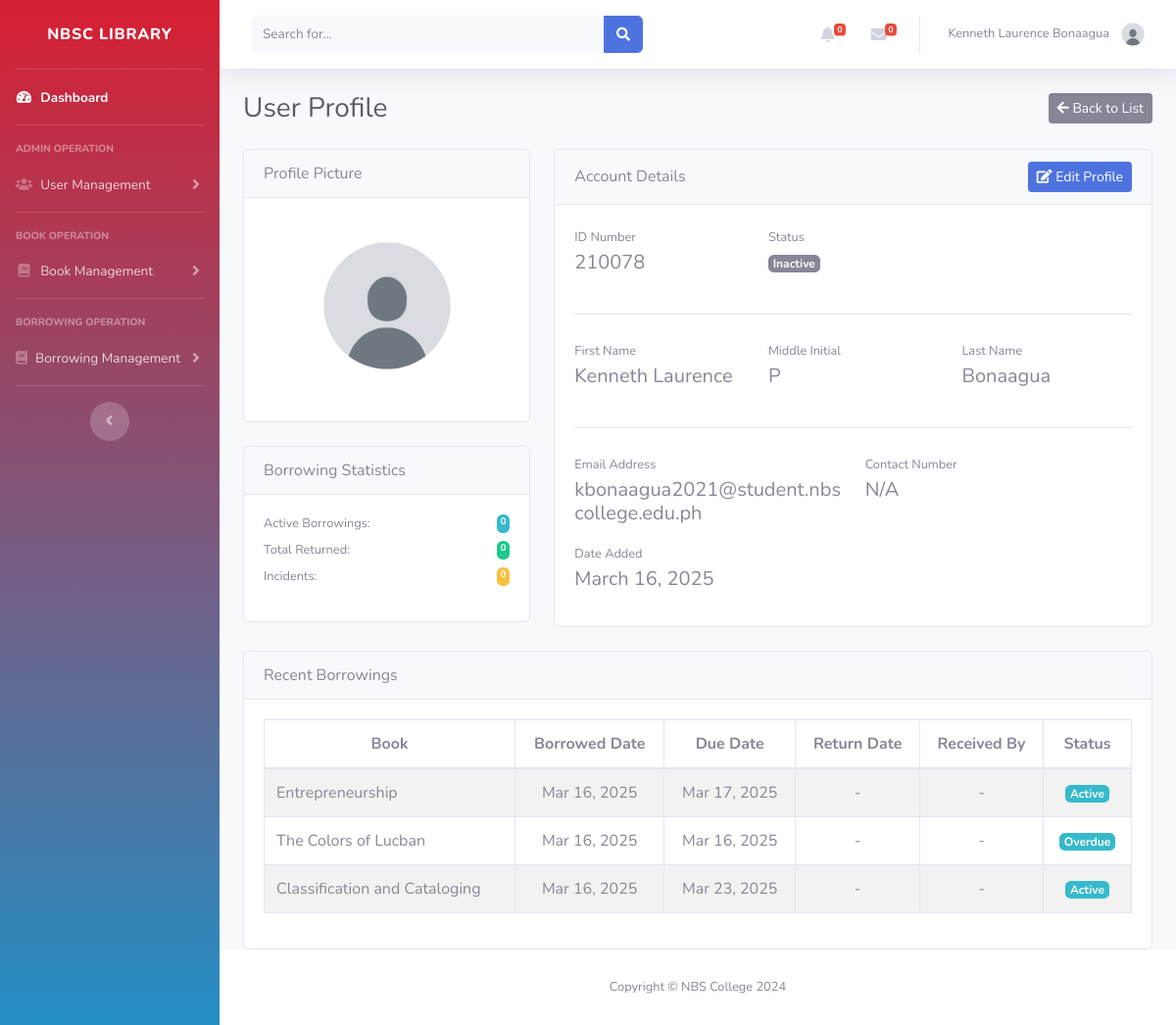
/Admin/view_user.php?id=7 (signed in), run on the app's committed database.
### tables this page shows
CREATE TABLE `users` (
  `id` int(11) NOT NULL,
  `school_id` int(11) DEFAULT NULL,
  `firstname` varchar(100) DEFAULT NULL,
  `middle_init` varchar(100) DEFAULT NULL,
  `lastname` varchar(100) DEFAULT NULL,
  `email` varchar(100) DEFAULT NULL,
  `password` varchar(100) DEFAULT NULL,
  `contact_no` varchar(100) DEFAULT NULL,
  `borrowed_books` int(225) NOT NULL DEFAULT 0,
  `returned_books` int(225) NOT NULL DEFAULT 0,
  `damaged_books` int(225) NOT NULL DEFAULT 0,
  `lost_books` int(225) NOT NULL DEFAULT 0,
  `user_image` varchar(100) DEFAULT NULL,
  `usertype` varchar(100) DEFAULT NULL,
  `address` varchar(100) DEFAULT NULL,
  `id_type` varchar(100) DEFAULT NULL,
  `id_image` varchar(100) DEFAULT NULL,
  `date_added` date DEFAULT NULL,
  `status` varchar(100) DEFAULT NULL,
  `last_update` date DEFAULT NULL
);

CREATE TABLE `borrowings` (
  `id` int(225) NOT NULL,
  `user_id` int(225) DEFAULT NULL,
  `book_id` int(225) DEFAULT NULL,
  `status` varchar(100) DEFAULT NULL,
  `issue_date` date DEFAULT NULL,
  `issued_by` int(11) DEFAULT NULL,
  `due_date` date DEFAULT NULL,
  `return_date` date DEFAULT NULL,
  `recieved_by` int(11) DEFAULT NULL,
  `report_date` date DEFAULT NULL,
  `replacement_date` date DEFAULT NULL,
  `reminder_sent` tinyint(4) DEFAULT NULL
);

CREATE TABLE `books` (
  `id` int(11) NOT NULL,
  `accession` int(11) NOT NULL,
  `title` varchar(100) DEFAULT NULL,
  `preferred_title` varchar(100) DEFAULT NULL,
  `parallel_title` varchar(100) DEFAULT NULL,
  `subject_category` varchar(100) DEFAULT NULL,
  `subject_detail` varchar(9999) DEFAULT NULL,
  `summary` varchar(1000) DEFAULT NULL,
  `contents` varchar(1000) DEFAULT NULL,
  `front_image` varchar(100) DEFAULT NULL,
  `back_image` varchar(100) DEFAULT NULL,
  `dimension` varchar(100) DEFAULT NULL,
  `series` varchar(100) DEFAULT NULL,
  `volume` varchar(100) DEFAULT NULL,
  `edition` varchar(100) DEFAULT NULL,
  `copy_number` int(225) DEFAULT NULL,
  `total_pages` varchar(100) DEFAULT NULL,
  `supplementary_contents` varchar(100) DEFAULT NULL,
  `ISBN` varchar(100) DEFAULT NULL,
  `content_type` varchar(100) DEFAULT NULL,
  `media_type` varchar(100) DEFAULT NULL,
  `carrier_type` varchar(100) DEFAULT NULL,
  `call_number` varchar(100) DEFAULT NULL,
  `URL` varchar(225) DEFAULT NULL,
  `language` varchar(100) DEFAULT NULL,
  `shelf_location` varchar(100) DEFAULT NULL,
  `entered_by` int(225) DEFAULT NULL,
  `date_added` date DEFAULT NULL,
  `status` varchar(100) DEFAULT NULL,
  `updated_by` int(11) DEFAULT NULL,
  `last_update` date DEFAULT NULL
);

### Admin/inc/functions.php (called while the page is built, shortened)
<?php
function getProfileImagePath($imagePath) {
    $imagePath = str_replace('..', '', $imagePath);
    if (strpos($imagePath, '/Images/') === 0) {
        return '../' . ltrim($imagePath, '/');
    }
    return '../Images/Profile/default-avatar.jpg';
}
function displayProfileImage($imagePath) {
    $path = getProfileImagePath($imagePath);
    return $path;
}
?>

### Admin/inc/status_helper.php (called while the page is built, shortened)
<?php
function getStatusDisplay($status) {
    switch ($status) {
        case 0:
            return ['badge-secondary', 'Inactive'];
    }
}
?>

### Admin/view_user.php (the view, shortened to what this page needs)
<?php
include '../admin/inc/header.php';
include '../db.php';
include 'inc/status_helper.php';
require 'inc/functions.php';
$user_id = isset($_GET['id']) ? intval($_GET['id']) : 0;
$stmt = $conn->prepare("
    SELECT u.*,
    COUNT(CASE WHEN b.status = 'borrowed' THEN 1 END) as active_borrowings,
    COUNT(CASE WHEN b.status = 'returned' THEN 1 END) as total_returned,
    COUNT(CASE WHEN b.status IN ('damaged', 'lost') THEN 1 END) as incidents
    FROM users u
    LEFT JOIN borrowings b ON u.id = b.user_id
    WHERE u.id = ?
    GROUP BY u.id
");
$stmt->bind_param("i", $user_id);
$stmt->execute();
$result = $stmt->get_result();
$user = $result->fetch_assoc();
list($status_class, $status_text) = getStatusDisplay($user['status']);
$userImage = displayProfileImage($user['user_image']);
?>
<div id="content">
    <div class="container-fluid">
        <div class="d-flex justify-content-between align-items-center mb-4">
            <h1 class="h3 mb-0 text-gray-800">User Profile</h1>
            <a href="users_list.php" class="btn btn-secondary btn-sm">
                <i class="fas fa-arrow-left"></i> Back to List
            </a>
        </div>
        <div class="row">
            <div class="col-xl-4">
                <div class="card mb-4 mb-xl-0">
                    <div class="card-header">Profile Picture</div>
                    <div class="card-body text-center">
                        <img class="img-account-profile rounded-circle mb-2"
                             src="<?= htmlspecialchars($userImage) ?>"
                             alt="User profile picture"
                             style="width: 180px; height: 180px; object-fit: cover;">
                    </div>
                </div>
                <div class="card mt-4">
                    <div class="card-header">Borrowing Statistics</div>
                    <div class="card-body">
                        <div class="small mb-3">
                            <div class="d-flex justify-content-between mb-2">
                                <span>Active Borrowings:</span>
                                <span class="badge badge-info"><?= $user['active_borrowings'] ?></span>
                            </div>
                            <div class="d-flex justify-content-between mb-2">
                                <span>Total Returned:</span>
                                <span class="badge badge-success"><?= $user['total_returned'] ?></span>
                            </div>
                            <div class="d-flex justify-content-between">
                                <span>Incidents:</span>
                                <span class="badge badge-warning"><?= $user['incidents'] ?></span>
                            </div>
                        </div>
                    </div>
                </div>
            </div>
            <div class="col-xl-8">
                <div class="card mb-4">
                    <div class="card-header d-flex justify-content-between align-items-center">
                        <div>Account Details</div>
                        <a href="edit_user.php?id=<?= $user_id ?>" class="btn btn-primary btn-sm">
                            <i class="fas fa-edit"></i> Edit Profile
                        </a>
                    </div>
                    <div class="card-body">
                        <div class="row">
                            <div class="col-sm-4 mb-3">
                                <label class="small text-muted mb-1">ID Number</label>
                                <div class="h5 mb-0"><?= htmlspecialchars($user['school_id']) ?></div>
                            </div>
                            <div class="col-sm-4 mb-3">
                                <label class="small text-muted mb-1">Status</label>
                                <div><span class="badge <?= $status_class ?>"><?= $status_text ?></span></div>
                            </div>
                        </div>
                        <hr class="my-4">
                        <div class="row">
                            <div class="col-sm-4 mb-3">
                                <label class="small text-muted mb-1">First Name</label>
                                <div class="h5 mb-0"><?= htmlspecialchars($user['firstname']) ?></div>
                            </div>
                            <div class="col-sm-4 mb-3">
                                <label class="small text-muted mb-1">Middle Initial</label>
                                <div class="h5 mb-0"><?= htmlspecialchars($user['middle_init'] ?? 'N/A') ?></div>
                            </div>
                            <div class="col-sm-4 mb-3">
                                <label class="small text-muted mb-1">Last Name</label>
                                <div class="h5 mb-0"><?= htmlspecialchars($user['lastname']) ?></div>
                            </div>
                        </div>
                        <hr class="my-4">
                        <div class="row">
                            <div class="col-sm-6 mb-3">
                                <label class="small text-muted mb-1">Email Address</label>
                                <div class="h5 mb-0"><?= htmlspecialchars($user['email']) ?></div>
                            </div>
                            <div class="col-sm-6 mb-3">
                                <label class="small text-muted mb-1">Contact Number</label>
                                <div class="h5 mb-0"><?= htmlspecialchars($user['contact_number'] ?? 'N/A') ?></div>
                            </div>
                        </div>
                        <div class="row">
                            <div class="col-sm-6 mb-3">
                                <label class="small text-muted mb-1">Date Added</label>
                                <div class="h5 mb-0"><?= date('F d, Y', strtotime($user['date_added'])) ?></div>
                            </div>
                        </div>
                    </div>
                </div>
            </div>
        </div>
        <div class="card">
            <div class="card-header">Recent Borrowings</div>
            <div class="card-body">
                <div class="table-responsive">
                    <table class="table table-bordered table-striped">
                        <thead>
                            <tr>
                                <th class="text-center">Book</th>
                                <th class="text-center">Borrowed Date</th>
                                <th class="text-center">Due Date</th>
                                <th class="text-center">Return Date</th>
                                <th class="text-center">Received By</th>
                                <th class="text-center">Status</th>
                            </tr>
                        </thead>
                        <tbody>
                            <?php
                            $borrowings = $conn->prepare("
                                SELECT b.*, bk.title as book_title,
                                       CONCAT(a.firstname, ' ', a.lastname) as recieved_by_name
                                FROM borrowings b
                                JOIN books bk ON b.book_id = bk.id
                                LEFT JOIN admins a ON b.recieved_by = a.id
                                WHERE b.user_id = ?
                                ORDER BY b.issue_date DESC
                                LIMIT 10
                            ");
                            $borrowings->bind_param("i", $user_id);
                            $borrowings->execute();
                            $result = $borrowings->get_result();
                            while ($row = $result->fetch_assoc()) {
                                echo "<tr>";
                                echo "<td>" . htmlspecialchars($row['book_title']) . "</td>";
                                echo "<td class='text-center'>" . date('M d, Y', strtotime($row['issue_date'])) . "</td>";
                                echo "<td class='text-center'>" . date('M d, Y', strtotime($row['due_date'])) . "</td>";
                                echo "<td class='text-center'>" . ($row['return_date'] ? date('M d, Y', strtotime($row['return_date'])) : '-') . "</td>";
                                echo "<td class='text-center'>" . ($row['recieved_by_name'] ? htmlspecialchars($row['recieved_by_name']) : '-') . "</td>";
                                echo "<td class='text-center'><span class='badge badge-" .
                                    ($row['status'] == 'Returned' ? 'success' :
                                    ($row['status'] == 'Damaged' ? 'warning' :
                                    ($row['status'] == 'Lost' ? 'danger' : 'info'))) .
                                    "'>" . ucfirst($row['status']) . "</span></td>";
                                echo "</tr>";
                            }
                            ?>
                        </tbody>
                    </table>
                </div>
            </div>
        </div>
    </div>
</div>
<?php include '../Admin/inc/footer.php'; ?>

### data on the page
users: user_image (placeholder picture), school "210078", firstname "Kenneth Laurence", middle_init "P", lastname "Bonaagua", email "kbonaagua2021@student.nbscollege.edu.ph", date_added "March 16, 2025"
borrowings: book.title "Entrepreneurship", issue_date "Mar 16, 2025", due_date "Mar 17, 2025", status "Active"
borrowings: book.title "The Colors of Lucban", issue_date "Mar 16, 2025", due_date "Mar 16, 2025", status "Overdue"
borrowings: book.title "Classification and Cataloging", issue_date "Mar 16, 2025", due_date "Mar 23, 2025", status "Active"

### other printed values
$_SESSION['admin_firstname'] "Kenneth Laurence"
$_SESSION['admin_lastname'] "Bonaagua"
$user['active_borrowings'] "0"
$user['total_returned'] "0"
$user['incidents'] "0"
$status_text "Inactive"
$user['contact_number'] "N/A"
